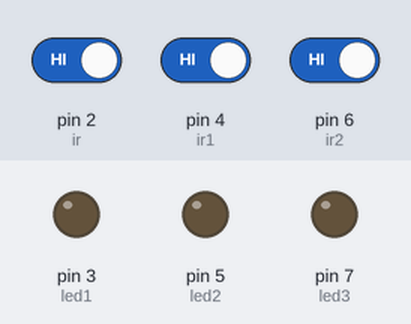
Recording of a sketch running on a simulated Arduino Uno, built with avr-gcc and run on an emulated ATmega328P. On the bench: output pins drawn as LEDs (lit = HIGH). Inputs (shaded band) come from the test bench; at power-on: pin 2 (ir) HIGH, pin 4 (ir1) HIGH, pin 6 (ir2) HIGH.

Above: at 1.2 s.
1.3 s: pin 2 (ir) driven LOW
At 1.6 s:
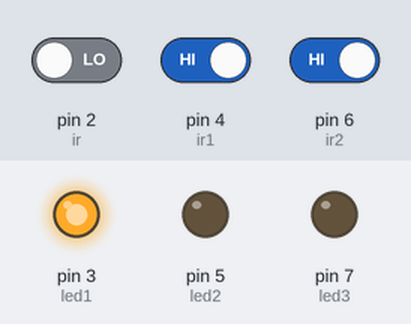
4.3 s: pin 4 (ir1) driven LOW
At 5.0 s:
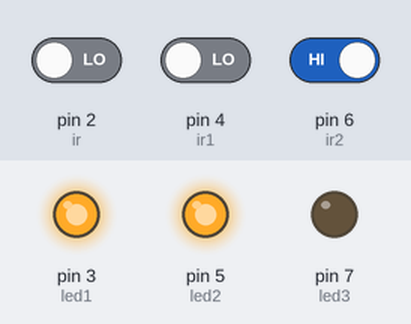
7.3 s: pin 6 (ir2) driven LOW
At 8.0 s:
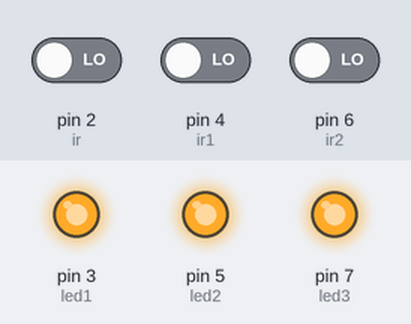
10.3 s: pin 2 (ir) driven HIGH
At 11.7 s:
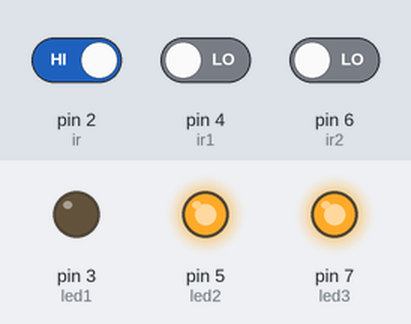
13.3 s: pin 4 (ir1) driven HIGH
At 15.9 s:
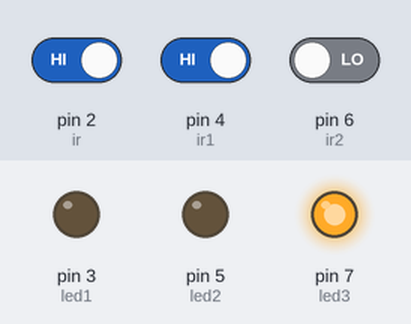
16.3 s: pin 6 (ir2) driven HIGH
At 18.6 s:
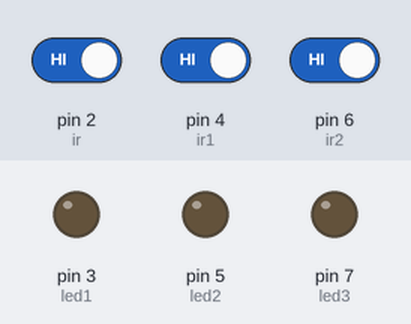
Timing chart, 0 to 19.7 s (numbered marks = the images above; inputs shaded):
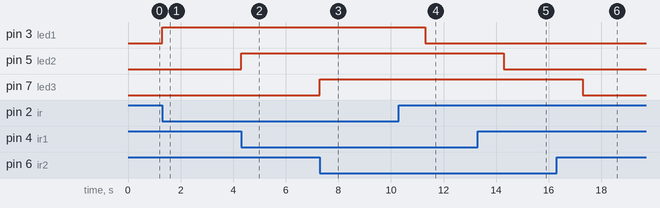

The sketch:

Ir_sensor.ino
```cpp
//Declaring the pin numbers for IR sensor and LED lights
int ir = 2;
int led1 = 3;
int ir1 = 4;
int led2 = 5;
int ir2 = 6;
int led3 = 7;
//variables to store IR sensor return values
int x;
int y;
int z;
//unsigned long variables to store the time for when the LED lights are turned on
unsigned long previousMillis1 = 0;
unsigned long previousMillis2 = 0;
unsigned long previousMillis3 = 0;

//variable to turn off the LED lights after 2000 milliseconds or 2 seconds
const unsigned long interval = 2000;

//boolean value for checking whether LED lights are on or off
bool led1On = false;
bool led2On = false;
bool led3On = false;

void setup()
{
 //The number 9600 is the baud rate in bits per second (bps). This means that the
 //Arduino is ready to exchange messages with the Serial Monitor at a data rate of 9600 bits per second.
Serial.begin(9600);
 //setting up IR sensor pinMode as INPUT and LED lights as INPUT
pinMode(ir, INPUT);
pinMode(led1, OUTPUT);
pinMode(ir1, INPUT);
pinMode(led2, OUTPUT);
pinMode(ir2, INPUT);
pinMode(led3, OUTPUT);
 }

//Starting the loop
void loop()
{
 //reading the return values from IR sensors("1" if nothing is detected and "0" if detect anything)
x = digitalRead(ir);
y = digitalRead(ir1);
z = digitalRead(ir2);


unsigned long currentMillis = millis();  //millis() function for continuously counting


if (x == 0) // checking if the First IR sensor has detected something or not
{
  if (!led1On) //if detects something then it will check if the third light is already on or not
  {
    led1On = true; //if lights are not on then the boolean value will be true and will return true to turn on the first LED light
    previousMillis1 = currentMillis; //the "previousMillis1" variable will store the time when the first LED light is turned on
  }
}

if (y == 0) // checking if the second IR sensor has detected something or not
{
  if (!led2On) //if detects something then it will check if the third light is already on or not
  {
    led2On = true; //if lights are not on then the boolean value will be true and will return true to turn on the second LED light
    previousMillis2 = currentMillis;   //the "previousMillis2" variable will store the time when the second LED light is turned on
  }
}
if (z == 0) // checking if the third IR sensor has detected something or not
{
  if (!led3On)  //if detects something then it will check if the third light is already on or not
  {
    led3On = true;  //if lights are not on then the boolean value will be true and will return true to turn on the third LED light
   previousMillis3 = currentMillis;  //the "previousMillis3" variable will third the time when the second LED light is turned on
  }
}
if (led1On && (currentMillis - previousMillis1 >= interval)) // checking if the first LED is on and "currentMillis - previousMillis1" is equal or greater than interval[2000 millisecond or 2second]
{
  led1On = false; // if the condition is true the boolean variable will return false to turn off the first LED light
}
if (led2On && (currentMillis - previousMillis2 >= interval)) // checking if the second LED is on and "currentMillis - previousMillis1" is equal or greater than interval[2000 millisecond or 2second]
{
  led2On = false; // if the condition is true the boolean variable will return false to turn off the second LED light
}
if (led3On && (currentMillis - previousMillis3 >= interval)) // checking if the third LED is on and "currentMillis - previousMillis1" is equal or greater than interval[2000 millisecond or 2second]
{
  led3On = false;  // if the condition is true the boolean variable will return false to turn off the third LED light
}
digitalWrite(led1, led1On);  //output based of led1[pin] and ledon[boolean]
digitalWrite(led2, led2On);  //output based of led1[pin] and ledon[boolean]
digitalWrite(led3, led3On);  //output based of led1[pin] and ledon[boolean]
}
```

Measured:
- after the input at 1.3 s, pin 3 (led1): LOW → HIGH at once
- after the input at 4.3 s, pin 5 (led2): LOW → HIGH at once
- after the input at 7.3 s, pin 7 (led3): LOW → HIGH at once
- after the input at 10.3 s, pin 3 (led1): HIGH → LOW after 1.0 s
- after the input at 13.3 s, pin 5 (led2): HIGH → LOW after 1.0 s
- after the input at 16.3 s, pin 7 (led3): HIGH → LOW after 1.0 s
